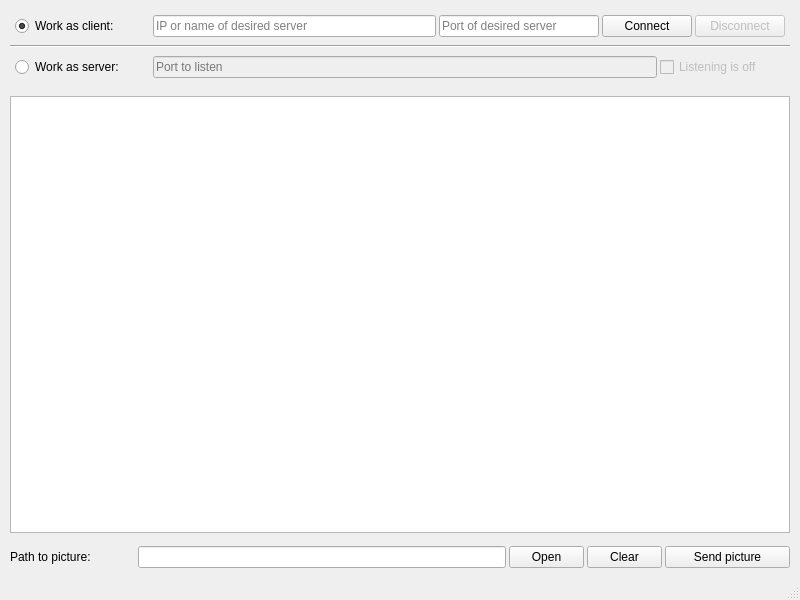
<?xml version="1.0" encoding="UTF-8"?>
<ui version="4.0">
 <class>MainWindow</class>
 <widget class="QMainWindow" name="MainWindow">
  <property name="geometry">
   <rect>
    <x>0</x>
    <y>0</y>
    <width>800</width>
    <height>600</height>
   </rect>
  </property>
  <property name="minimumSize">
   <size>
    <width>600</width>
    <height>450</height>
   </size>
  </property>
  <property name="windowTitle">
   <string>Client-server picture transfer test</string>
  </property>
  <widget class="QWidget" name="centralwidget">
   <layout class="QVBoxLayout" name="verticalLayout">
    <property name="spacing">
     <number>3</number>
    </property>
    <property name="leftMargin">
     <number>5</number>
    </property>
    <property name="topMargin">
     <number>5</number>
    </property>
    <property name="rightMargin">
     <number>5</number>
    </property>
    <property name="bottomMargin">
     <number>5</number>
    </property>
    <item>
     <widget class="QWidget" name="choose_work_mode_panel" native="true">
      <property name="sizePolicy">
       <sizepolicy hsizetype="Preferred" vsizetype="Maximum">
        <horstretch>0</horstretch>
        <verstretch>0</verstretch>
       </sizepolicy>
      </property>
      <layout class="QVBoxLayout" name="verticalLayout_2">
       <property name="spacing">
        <number>3</number>
       </property>
       <property name="sizeConstraint">
        <enum>QLayout::SetMaximumSize</enum>
       </property>
       <property name="leftMargin">
        <number>5</number>
       </property>
       <property name="topMargin">
        <number>5</number>
       </property>
       <property name="rightMargin">
        <number>5</number>
       </property>
       <property name="bottomMargin">
        <number>5</number>
       </property>
       <item>
        <widget class="QWidget" name="work_as_client_panel" native="true">
         <property name="sizePolicy">
          <sizepolicy hsizetype="Preferred" vsizetype="Maximum">
           <horstretch>0</horstretch>
           <verstretch>0</verstretch>
          </sizepolicy>
         </property>
         <layout class="QHBoxLayout" name="horizontalLayout">
          <property name="spacing">
           <number>3</number>
          </property>
          <property name="sizeConstraint">
           <enum>QLayout::SetMaximumSize</enum>
          </property>
          <property name="leftMargin">
           <number>5</number>
          </property>
          <property name="topMargin">
           <number>5</number>
          </property>
          <property name="rightMargin">
           <number>5</number>
          </property>
          <property name="bottomMargin">
           <number>5</number>
          </property>
          <item>
           <widget class="QRadioButton" name="WorkAsClientRadioButton">
            <property name="minimumSize">
             <size>
              <width>135</width>
              <height>0</height>
             </size>
            </property>
            <property name="maximumSize">
             <size>
              <width>135</width>
              <height>16777215</height>
             </size>
            </property>
            <property name="toolTip">
             <string>Choose working mode as client for current application instance</string>
            </property>
            <property name="text">
             <string>Work as client:</string>
            </property>
            <property name="checked">
             <bool>true</bool>
            </property>
            <property name="autoExclusive">
             <bool>true</bool>
            </property>
            <attribute name="buttonGroup">
             <string notr="true">mode_selection_radio_group</string>
            </attribute>
           </widget>
          </item>
          <item>
           <widget class="QLineEdit" name="DesiredServerNameOrIp">
            <property name="maximumSize">
             <size>
              <width>16777215</width>
              <height>16777215</height>
             </size>
            </property>
            <property name="toolTip">
             <string>Desired server IP or name</string>
            </property>
            <property name="inputMask">
             <string/>
            </property>
            <property name="placeholderText">
             <string>IP or name of desired server</string>
            </property>
           </widget>
          </item>
          <item>
           <widget class="QLineEdit" name="DesiredServerPort">
            <property name="minimumSize">
             <size>
              <width>160</width>
              <height>0</height>
             </size>
            </property>
            <property name="maximumSize">
             <size>
              <width>160</width>
              <height>16777215</height>
             </size>
            </property>
            <property name="toolTip">
             <string>Port number that desired server is listening</string>
            </property>
            <property name="placeholderText">
             <string>Port of desired server</string>
            </property>
           </widget>
          </item>
          <item>
           <widget class="QPushButton" name="connectToServer">
            <property name="minimumSize">
             <size>
              <width>90</width>
              <height>0</height>
             </size>
            </property>
            <property name="maximumSize">
             <size>
              <width>90</width>
              <height>16777215</height>
             </size>
            </property>
            <property name="toolTip">
             <string>Connect to server</string>
            </property>
            <property name="text">
             <string>Connect</string>
            </property>
           </widget>
          </item>
          <item>
           <widget class="QPushButton" name="disconnectFromServer">
            <property name="enabled">
             <bool>false</bool>
            </property>
            <property name="minimumSize">
             <size>
              <width>90</width>
              <height>0</height>
             </size>
            </property>
            <property name="maximumSize">
             <size>
              <width>90</width>
              <height>16777215</height>
             </size>
            </property>
            <property name="toolTip">
             <string>Disconnect from server</string>
            </property>
            <property name="text">
             <string>Disconnect</string>
            </property>
           </widget>
          </item>
         </layout>
        </widget>
       </item>
       <item>
        <widget class="Line" name="working_mode_separator">
         <property name="orientation">
          <enum>Qt::Horizontal</enum>
         </property>
        </widget>
       </item>
       <item>
        <widget class="QWidget" name="work_as_server_panel" native="true">
         <property name="enabled">
          <bool>true</bool>
         </property>
         <property name="sizePolicy">
          <sizepolicy hsizetype="Preferred" vsizetype="Maximum">
           <horstretch>0</horstretch>
           <verstretch>0</verstretch>
          </sizepolicy>
         </property>
         <layout class="QHBoxLayout" name="horizontalLayout_2">
          <property name="spacing">
           <number>3</number>
          </property>
          <property name="sizeConstraint">
           <enum>QLayout::SetMaximumSize</enum>
          </property>
          <property name="leftMargin">
           <number>5</number>
          </property>
          <property name="topMargin">
           <number>5</number>
          </property>
          <property name="rightMargin">
           <number>5</number>
          </property>
          <property name="bottomMargin">
           <number>5</number>
          </property>
          <item>
           <widget class="QRadioButton" name="WorkAsServerRadioButton">
            <property name="minimumSize">
             <size>
              <width>135</width>
              <height>0</height>
             </size>
            </property>
            <property name="maximumSize">
             <size>
              <width>135</width>
              <height>16777215</height>
             </size>
            </property>
            <property name="toolTip">
             <string>Choose working mode as server for current application instance</string>
            </property>
            <property name="text">
             <string>Work as server:</string>
            </property>
            <property name="autoExclusive">
             <bool>true</bool>
            </property>
            <attribute name="buttonGroup">
             <string notr="true">mode_selection_radio_group</string>
            </attribute>
           </widget>
          </item>
          <item>
           <widget class="QLineEdit" name="ServerPort">
            <property name="enabled">
             <bool>false</bool>
            </property>
            <property name="toolTip">
             <string>Port number that server wants to listen to</string>
            </property>
            <property name="placeholderText">
             <string>Port to listen</string>
            </property>
           </widget>
          </item>
          <item>
           <widget class="QCheckBox" name="StartStopPortListeningButton">
            <property name="enabled">
             <bool>false</bool>
            </property>
            <property name="minimumSize">
             <size>
              <width>125</width>
              <height>0</height>
             </size>
            </property>
            <property name="maximumSize">
             <size>
              <width>125</width>
              <height>16777215</height>
             </size>
            </property>
            <property name="toolTip">
             <string>If checkbox is on - then port listening is on, otherwise - it doesn't listen for incomming connections</string>
            </property>
            <property name="text">
             <string>Listening is off</string>
            </property>
           </widget>
          </item>
         </layout>
        </widget>
       </item>
      </layout>
     </widget>
    </item>
    <item>
     <widget class="QWidget" name="picture_preview_and_result_panel" native="true">
      <layout class="QVBoxLayout" name="verticalLayout_3">
       <property name="spacing">
        <number>3</number>
       </property>
       <property name="leftMargin">
        <number>5</number>
       </property>
       <property name="topMargin">
        <number>5</number>
       </property>
       <property name="rightMargin">
        <number>5</number>
       </property>
       <property name="bottomMargin">
        <number>5</number>
       </property>
       <item>
        <widget class="QGraphicsView" name="PictureView">
         <property name="sizePolicy">
          <sizepolicy hsizetype="Preferred" vsizetype="Preferred">
           <horstretch>0</horstretch>
           <verstretch>0</verstretch>
          </sizepolicy>
         </property>
         <property name="mouseTracking">
          <bool>false</bool>
         </property>
         <property name="contextMenuPolicy">
          <enum>Qt::NoContextMenu</enum>
         </property>
         <property name="autoFillBackground">
          <bool>false</bool>
         </property>
         <property name="verticalScrollBarPolicy">
          <enum>Qt::ScrollBarAlwaysOff</enum>
         </property>
         <property name="horizontalScrollBarPolicy">
          <enum>Qt::ScrollBarAlwaysOff</enum>
         </property>
         <property name="sizeAdjustPolicy">
          <enum>QAbstractScrollArea::AdjustIgnored</enum>
         </property>
         <property name="resizeAnchor">
          <enum>QGraphicsView::AnchorViewCenter</enum>
         </property>
        </widget>
       </item>
      </layout>
     </widget>
    </item>
    <item>
     <widget class="QWidget" name="choose_picture_panel" native="true">
      <property name="sizePolicy">
       <sizepolicy hsizetype="Preferred" vsizetype="Maximum">
        <horstretch>0</horstretch>
        <verstretch>0</verstretch>
       </sizepolicy>
      </property>
      <layout class="QHBoxLayout" name="horizontalLayout_3">
       <property name="spacing">
        <number>3</number>
       </property>
       <property name="sizeConstraint">
        <enum>QLayout::SetDefaultConstraint</enum>
       </property>
       <property name="leftMargin">
        <number>5</number>
       </property>
       <property name="topMargin">
        <number>5</number>
       </property>
       <property name="rightMargin">
        <number>5</number>
       </property>
       <property name="bottomMargin">
        <number>5</number>
       </property>
       <item>
        <widget class="QLabel" name="PathToPictureLabel">
         <property name="minimumSize">
          <size>
           <width>125</width>
           <height>0</height>
          </size>
         </property>
         <property name="maximumSize">
          <size>
           <width>125</width>
           <height>16777215</height>
          </size>
         </property>
         <property name="text">
          <string>Path to picture: </string>
         </property>
        </widget>
       </item>
       <item>
        <widget class="QLineEdit" name="PathToPicture">
         <property name="toolTip">
          <string>Path to picture that you can choose with &quot;Open&quot; button</string>
         </property>
         <property name="readOnly">
          <bool>true</bool>
         </property>
         <property name="clearButtonEnabled">
          <bool>false</bool>
         </property>
        </widget>
       </item>
       <item>
        <widget class="QPushButton" name="OpenButton">
         <property name="minimumSize">
          <size>
           <width>75</width>
           <height>0</height>
          </size>
         </property>
         <property name="maximumSize">
          <size>
           <width>75</width>
           <height>16777215</height>
          </size>
         </property>
         <property name="toolTip">
          <string>Choose picture that you want to send to server from filesystem</string>
         </property>
         <property name="text">
          <string>Open</string>
         </property>
        </widget>
       </item>
       <item>
        <widget class="QPushButton" name="ClearButton">
         <property name="minimumSize">
          <size>
           <width>75</width>
           <height>0</height>
          </size>
         </property>
         <property name="maximumSize">
          <size>
           <width>75</width>
           <height>16777215</height>
          </size>
         </property>
         <property name="toolTip">
          <string>Clear path and preview of the picture that was loaded</string>
         </property>
         <property name="text">
          <string>Clear</string>
         </property>
        </widget>
       </item>
       <item>
        <widget class="QPushButton" name="SendPictureButton">
         <property name="minimumSize">
          <size>
           <width>125</width>
           <height>0</height>
          </size>
         </property>
         <property name="maximumSize">
          <size>
           <width>125</width>
           <height>16777215</height>
          </size>
         </property>
         <property name="palette">
          <palette>
           <active>
            <colorrole role="WindowText">
             <brush brushstyle="SolidPattern">
              <color alpha="255">
               <red>0</red>
               <green>0</green>
               <blue>0</blue>
              </color>
             </brush>
            </colorrole>
            <colorrole role="Button">
             <brush brushstyle="SolidPattern">
              <color alpha="255">
               <red>78</red>
               <green>154</green>
               <blue>6</blue>
              </color>
             </brush>
            </colorrole>
            <colorrole role="Light">
             <brush brushstyle="SolidPattern">
              <color alpha="255">
               <red>255</red>
               <green>255</green>
               <blue>255</blue>
              </color>
             </brush>
            </colorrole>
            <colorrole role="Midlight">
             <brush brushstyle="SolidPattern">
              <color alpha="255">
               <red>202</red>
               <green>202</green>
               <blue>202</blue>
              </color>
             </brush>
            </colorrole>
            <colorrole role="Dark">
             <brush brushstyle="SolidPattern">
              <color alpha="255">
               <red>159</red>
               <green>159</green>
               <blue>159</blue>
              </color>
             </brush>
            </colorrole>
            <colorrole role="Mid">
             <brush brushstyle="SolidPattern">
              <color alpha="255">
               <red>184</red>
               <green>184</green>
               <blue>184</blue>
              </color>
             </brush>
            </colorrole>
            <colorrole role="Text">
             <brush brushstyle="SolidPattern">
              <color alpha="255">
               <red>0</red>
               <green>0</green>
               <blue>0</blue>
              </color>
             </brush>
            </colorrole>
            <colorrole role="BrightText">
             <brush brushstyle="SolidPattern">
              <color alpha="255">
               <red>255</red>
               <green>255</green>
               <blue>255</blue>
              </color>
             </brush>
            </colorrole>
            <colorrole role="ButtonText">
             <brush brushstyle="SolidPattern">
              <color alpha="255">
               <red>0</red>
               <green>0</green>
               <blue>0</blue>
              </color>
             </brush>
            </colorrole>
            <colorrole role="Base">
             <brush brushstyle="SolidPattern">
              <color alpha="255">
               <red>255</red>
               <green>255</green>
               <blue>255</blue>
              </color>
             </brush>
            </colorrole>
            <colorrole role="Window">
             <brush brushstyle="SolidPattern">
              <color alpha="255">
               <red>239</red>
               <green>239</green>
               <blue>239</blue>
              </color>
             </brush>
            </colorrole>
            <colorrole role="Shadow">
             <brush brushstyle="SolidPattern">
              <color alpha="255">
               <red>118</red>
               <green>118</green>
               <blue>118</blue>
              </color>
             </brush>
            </colorrole>
            <colorrole role="Highlight">
             <brush brushstyle="SolidPattern">
              <color alpha="255">
               <red>48</red>
               <green>140</green>
               <blue>198</blue>
              </color>
             </brush>
            </colorrole>
            <colorrole role="HighlightedText">
             <brush brushstyle="SolidPattern">
              <color alpha="255">
               <red>255</red>
               <green>255</green>
               <blue>255</blue>
              </color>
             </brush>
            </colorrole>
            <colorrole role="Link">
             <brush brushstyle="SolidPattern">
              <color alpha="255">
               <red>0</red>
               <green>0</green>
               <blue>255</blue>
              </color>
             </brush>
            </colorrole>
            <colorrole role="LinkVisited">
             <brush brushstyle="SolidPattern">
              <color alpha="255">
               <red>255</red>
               <green>0</green>
               <blue>255</blue>
              </color>
             </brush>
            </colorrole>
            <colorrole role="AlternateBase">
             <brush brushstyle="SolidPattern">
              <color alpha="255">
               <red>247</red>
               <green>247</green>
               <blue>247</blue>
              </color>
             </brush>
            </colorrole>
            <colorrole role="NoRole">
             <brush brushstyle="NoBrush">
              <color alpha="255">
               <red>0</red>
               <green>0</green>
               <blue>0</blue>
              </color>
             </brush>
            </colorrole>
            <colorrole role="ToolTipBase">
             <brush brushstyle="SolidPattern">
              <color alpha="255">
               <red>255</red>
               <green>255</green>
               <blue>220</blue>
              </color>
             </brush>
            </colorrole>
            <colorrole role="ToolTipText">
             <brush brushstyle="SolidPattern">
              <color alpha="255">
               <red>0</red>
               <green>0</green>
               <blue>0</blue>
              </color>
             </brush>
            </colorrole>
            <colorrole role="PlaceholderText">
             <brush brushstyle="SolidPattern">
              <color alpha="128">
               <red>0</red>
               <green>0</green>
               <blue>0</blue>
              </color>
             </brush>
            </colorrole>
           </active>
           <inactive>
            <colorrole role="WindowText">
             <brush brushstyle="SolidPattern">
              <color alpha="255">
               <red>0</red>
               <green>0</green>
               <blue>0</blue>
              </color>
             </brush>
            </colorrole>
            <colorrole role="Button">
             <brush brushstyle="SolidPattern">
              <color alpha="255">
               <red>239</red>
               <green>239</green>
               <blue>239</blue>
              </color>
             </brush>
            </colorrole>
            <colorrole role="Light">
             <brush brushstyle="SolidPattern">
              <color alpha="255">
               <red>255</red>
               <green>255</green>
               <blue>255</blue>
              </color>
             </brush>
            </colorrole>
            <colorrole role="Midlight">
             <brush brushstyle="SolidPattern">
              <color alpha="255">
               <red>202</red>
               <green>202</green>
               <blue>202</blue>
              </color>
             </brush>
            </colorrole>
            <colorrole role="Dark">
             <brush brushstyle="SolidPattern">
              <color alpha="255">
               <red>159</red>
               <green>159</green>
               <blue>159</blue>
              </color>
             </brush>
            </colorrole>
            <colorrole role="Mid">
             <brush brushstyle="SolidPattern">
              <color alpha="255">
               <red>184</red>
               <green>184</green>
               <blue>184</blue>
              </color>
             </brush>
            </colorrole>
            <colorrole role="Text">
             <brush brushstyle="SolidPattern">
              <color alpha="255">
               <red>0</red>
               <green>0</green>
               <blue>0</blue>
              </color>
             </brush>
            </colorrole>
            <colorrole role="BrightText">
             <brush brushstyle="SolidPattern">
              <color alpha="255">
               <red>255</red>
               <green>255</green>
               <blue>255</blue>
              </color>
             </brush>
            </colorrole>
            <colorrole role="ButtonText">
             <brush brushstyle="SolidPattern">
              <color alpha="255">
               <red>0</red>
               <green>0</green>
               <blue>0</blue>
              </color>
             </brush>
            </colorrole>
            <colorrole role="Base">
             <brush brushstyle="SolidPattern">
              <color alpha="255">
               <red>255</red>
               <green>255</green>
               <blue>255</blue>
              </color>
             </brush>
            </colorrole>
            <colorrole role="Window">
             <brush brushstyle="SolidPattern">
              <color alpha="255">
               <red>239</red>
               <green>239</green>
               <blue>239</blue>
              </color>
             </brush>
            </colorrole>
            <colorrole role="Shadow">
             <brush brushstyle="SolidPattern">
              <color alpha="255">
               <red>118</red>
               <green>118</green>
               <blue>118</blue>
              </color>
             </brush>
            </colorrole>
            <colorrole role="Highlight">
             <brush brushstyle="SolidPattern">
              <color alpha="255">
               <red>48</red>
               <green>140</green>
               <blue>198</blue>
              </color>
             </brush>
            </colorrole>
            <colorrole role="HighlightedText">
             <brush brushstyle="SolidPattern">
              <color alpha="255">
               <red>255</red>
               <green>255</green>
               <blue>255</blue>
              </color>
             </brush>
            </colorrole>
            <colorrole role="Link">
             <brush brushstyle="SolidPattern">
              <color alpha="255">
               <red>0</red>
               <green>0</green>
               <blue>255</blue>
              </color>
             </brush>
            </colorrole>
            <colorrole role="LinkVisited">
             <brush brushstyle="SolidPattern">
              <color alpha="255">
               <red>255</red>
               <green>0</green>
               <blue>255</blue>
              </color>
             </brush>
            </colorrole>
            <colorrole role="AlternateBase">
             <brush brushstyle="SolidPattern">
              <color alpha="255">
               <red>247</red>
               <green>247</green>
               <blue>247</blue>
              </color>
             </brush>
            </colorrole>
            <colorrole role="NoRole">
             <brush brushstyle="NoBrush">
              <color alpha="255">
               <red>0</red>
               <green>0</green>
               <blue>0</blue>
              </color>
             </brush>
            </colorrole>
            <colorrole role="ToolTipBase">
             <brush brushstyle="SolidPattern">
              <color alpha="255">
               <red>255</red>
               <green>255</green>
               <blue>220</blue>
              </color>
             </brush>
            </colorrole>
            <colorrole role="ToolTipText">
             <brush brushstyle="SolidPattern">
              <color alpha="255">
               <red>0</red>
               <green>0</green>
               <blue>0</blue>
              </color>
             </brush>
            </colorrole>
            <colorrole role="PlaceholderText">
             <brush brushstyle="SolidPattern">
              <color alpha="128">
               <red>0</red>
               <green>0</green>
               <blue>0</blue>
              </color>
             </brush>
            </colorrole>
           </inactive>
           <disabled>
            <colorrole role="WindowText">
             <brush brushstyle="SolidPattern">
              <color alpha="255">
               <red>190</red>
               <green>190</green>
               <blue>190</blue>
              </color>
             </brush>
            </colorrole>
            <colorrole role="Button">
             <brush brushstyle="SolidPattern">
              <color alpha="255">
               <red>78</red>
               <green>154</green>
               <blue>6</blue>
              </color>
             </brush>
            </colorrole>
            <colorrole role="Light">
             <brush brushstyle="SolidPattern">
              <color alpha="255">
               <red>255</red>
               <green>255</green>
               <blue>255</blue>
              </color>
             </brush>
            </colorrole>
            <colorrole role="Midlight">
             <brush brushstyle="SolidPattern">
              <color alpha="255">
               <red>202</red>
               <green>202</green>
               <blue>202</blue>
              </color>
             </brush>
            </colorrole>
            <colorrole role="Dark">
             <brush brushstyle="SolidPattern">
              <color alpha="255">
               <red>190</red>
               <green>190</green>
               <blue>190</blue>
              </color>
             </brush>
            </colorrole>
            <colorrole role="Mid">
             <brush brushstyle="SolidPattern">
              <color alpha="255">
               <red>184</red>
               <green>184</green>
               <blue>184</blue>
              </color>
             </brush>
            </colorrole>
            <colorrole role="Text">
             <brush brushstyle="SolidPattern">
              <color alpha="255">
               <red>190</red>
               <green>190</green>
               <blue>190</blue>
              </color>
             </brush>
            </colorrole>
            <colorrole role="BrightText">
             <brush brushstyle="SolidPattern">
              <color alpha="255">
               <red>255</red>
               <green>255</green>
               <blue>255</blue>
              </color>
             </brush>
            </colorrole>
            <colorrole role="ButtonText">
             <brush brushstyle="SolidPattern">
              <color alpha="255">
               <red>190</red>
               <green>190</green>
               <blue>190</blue>
              </color>
             </brush>
            </colorrole>
            <colorrole role="Base">
             <brush brushstyle="SolidPattern">
              <color alpha="255">
               <red>239</red>
               <green>239</green>
               <blue>239</blue>
              </color>
             </brush>
            </colorrole>
            <colorrole role="Window">
             <brush brushstyle="SolidPattern">
              <color alpha="255">
               <red>239</red>
               <green>239</green>
               <blue>239</blue>
              </color>
             </brush>
            </colorrole>
            <colorrole role="Shadow">
             <brush brushstyle="SolidPattern">
              <color alpha="255">
               <red>177</red>
               <green>177</green>
               <blue>177</blue>
              </color>
             </brush>
            </colorrole>
            <colorrole role="Highlight">
             <brush brushstyle="SolidPattern">
              <color alpha="255">
               <red>145</red>
               <green>145</green>
               <blue>145</blue>
              </color>
             </brush>
            </colorrole>
            <colorrole role="HighlightedText">
             <brush brushstyle="SolidPattern">
              <color alpha="255">
               <red>255</red>
               <green>255</green>
               <blue>255</blue>
              </color>
             </brush>
            </colorrole>
            <colorrole role="Link">
             <brush brushstyle="SolidPattern">
              <color alpha="255">
               <red>0</red>
               <green>0</green>
               <blue>255</blue>
              </color>
             </brush>
            </colorrole>
            <colorrole role="LinkVisited">
             <brush brushstyle="SolidPattern">
              <color alpha="255">
               <red>255</red>
               <green>0</green>
               <blue>255</blue>
              </color>
             </brush>
            </colorrole>
            <colorrole role="AlternateBase">
             <brush brushstyle="SolidPattern">
              <color alpha="255">
               <red>247</red>
               <green>247</green>
               <blue>247</blue>
              </color>
             </brush>
            </colorrole>
            <colorrole role="NoRole">
             <brush brushstyle="NoBrush">
              <color alpha="255">
               <red>0</red>
               <green>0</green>
               <blue>0</blue>
              </color>
             </brush>
            </colorrole>
            <colorrole role="ToolTipBase">
             <brush brushstyle="SolidPattern">
              <color alpha="255">
               <red>255</red>
               <green>255</green>
               <blue>220</blue>
              </color>
             </brush>
            </colorrole>
            <colorrole role="ToolTipText">
             <brush brushstyle="SolidPattern">
              <color alpha="255">
               <red>0</red>
               <green>0</green>
               <blue>0</blue>
              </color>
             </brush>
            </colorrole>
            <colorrole role="PlaceholderText">
             <brush brushstyle="SolidPattern">
              <color alpha="128">
               <red>0</red>
               <green>0</green>
               <blue>0</blue>
              </color>
             </brush>
            </colorrole>
           </disabled>
          </palette>
         </property>
         <property name="cursor">
          <cursorShape>ArrowCursor</cursorShape>
         </property>
         <property name="toolTip">
          <string>Send loaded picture to the chosen server</string>
         </property>
         <property name="autoFillBackground">
          <bool>false</bool>
         </property>
         <property name="text">
          <string>Send picture</string>
         </property>
         <property name="flat">
          <bool>false</bool>
         </property>
        </widget>
       </item>
      </layout>
     </widget>
    </item>
   </layout>
  </widget>
  <widget class="QStatusBar" name="statusbar"/>
 </widget>
 <resources/>
 <connections/>
 <buttongroups>
  <buttongroup name="mode_selection_radio_group"/>
 </buttongroups>
</ui>
